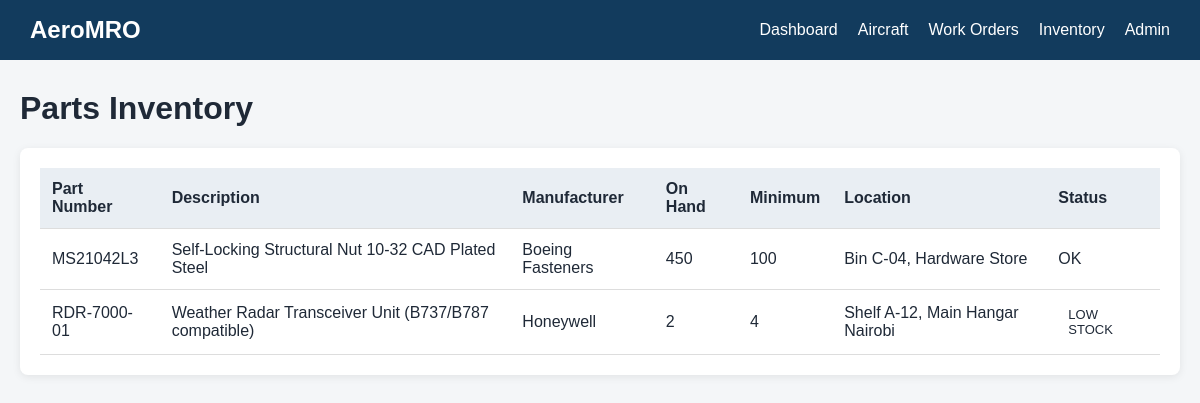
/parts/, run on the app's committed database.
### fleet/models.py (models this page shows, shortened)
class Part(models.Model):
    part_number = models.CharField(max_length=20, unique=True)
    part_description = models.TextField()
    quantity_on_hand = models.PositiveIntegerField(default=0)
    minimum_stock_level = models.PositiveIntegerField(default=0)
    manufacturer = models.CharField(max_length=20)
    location = models.CharField(max_length=100, blank=True)
    unit_cost = models.DecimalField(
        max_digits=10, decimal_places=2, default=Decimal("0.00")
    )
    created_at = models.DateTimeField(default=timezone.now)
    updated_at = models.DateTimeField(auto_now=True)
    @property
    def is_low_stock(self):
        return self.quantity_on_hand <= self.minimum_stock_level

### fleet/views.py (the view)
def part_list(request):
    parts = Part.objects.all().order_by("part_number")
    return render(
        request,
        "fleet/part_list.html",
        {
            "parts": parts,
        },
    )

### fleet/templates/fleet/part_list.html (shortened to what this page needs)
{% extends "fleet/base.html" %}
{% block content %}
<h1>Parts Inventory</h1>
<div class="card">
    <table>
        <thead>
            <tr>
                <th>Part Number</th>
                <th>Description</th>
                <th>Manufacturer</th>
                <th>On Hand</th>
                <th>Minimum</th>
                <th>Location</th>
                <th>Status</th>
            </tr>
        </thead>
        <tbody>
            {% for part in parts %}
                <tr>
                    <td>
                        {{ part.part_number }}
                    </td>
                    <td>
                        {{ part.part_description }}
                    </td>
                    <td>
                        {{ part.manufacturer }}
                    </td>
                    <td>
                        {{ part.quantity_on_hand }}
                    </td>
                    <td>
                        {{ part.minimum_stock_level }}
                    </td>
                    <td>
                        {{ part.location }}
                    </td>
                    <td>
                        {% if part.is_low_stock %}
                            <span class="badge">
                                LOW STOCK
                            </span>
                        {% else %}
                            OK
                        {% endif %}
                    </td>
                </tr>
            {% empty %}
                <tr>
                    <td colspan="7">
                        No parts found.
                    </td>
                </tr>
            {% endfor %}
        </tbody>
    </table>
</div>
{% endblock %}

### fleet/static/fleet/style.css (style rules this page uses)
* { box-sizing: border-box; }
body { margin: 0; font-family: Arial, sans-serif; background: #f4f6f8; color: #1f2937; }
.card { background: white; border-radius: 8px; padding: 20px; margin-bottom: 20px; box-shadow: 0 2px 8px rgba(0, 0, 0, 0.08); }
table { width: 100%; border-collapse: collapse; background: white; }
th, td { padding: 12px; text-align: left; border-bottom: 1px solid #ddd; }
th { background: #e9eef3; }
.badge { display: inline-block; padding: 5px 10px; border-radius: 12px; font-size: 13px; }

### data on the page
Part: part_number "MS21042L3", part_description "Self-Locking Structural Nut 10-32 CAD Plated Steel", manufacturer "Boeing Fasteners", quantity_on_hand "450", minimum_stock_level "100", location "Bin C-04, Hardware Store", shows "OK"
Part: part_number "RDR-7000-01", part_description "Weather Radar Transceiver Unit (B737/B787 compatible)", manufacturer "Honeywell", quantity_on_hand "2", minimum_stock_level "4", location "Shelf A-12, Main Hangar Nairobi", shows "LOW STOCK"
